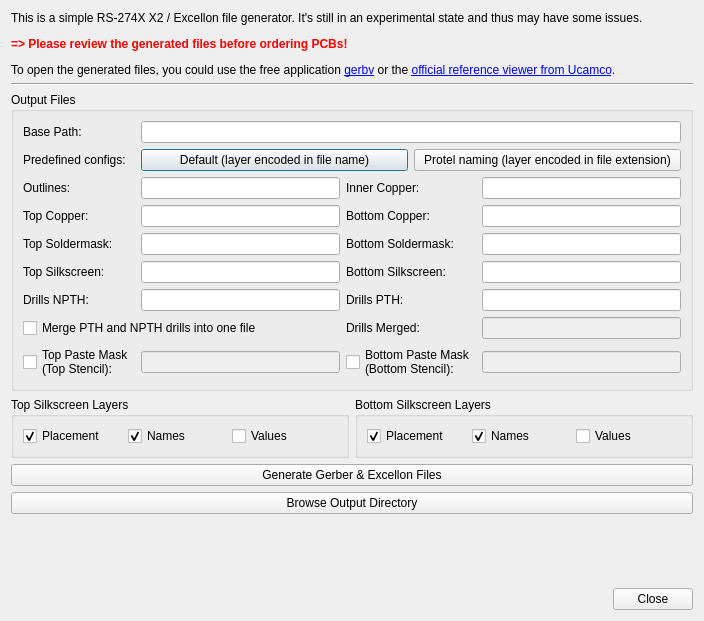
<?xml version="1.0" encoding="UTF-8"?>
<ui version="4.0">
 <class>librepcb::project::editor::FabricationOutputDialog</class>
 <widget class="QDialog" name="librepcb::project::editor::FabricationOutputDialog">
  <property name="windowModality">
   <enum>Qt::WindowModal</enum>
  </property>
  <property name="geometry">
   <rect>
    <x>0</x>
    <y>0</y>
    <width>704</width>
    <height>621</height>
   </rect>
  </property>
  <property name="windowTitle">
   <string>Fabrication Output Generator</string>
  </property>
  <layout class="QVBoxLayout" name="verticalLayout">
   <item>
    <widget class="QLabel" name="label_2">
     <property name="styleSheet">
      <string notr="true">QLabel {
	background-color: rgb(255, 255, 127);
	color: rgb(170, 0, 0);
};</string>
     </property>
     <property name="text">
      <string>&lt;html&gt;&lt;head/&gt;&lt;body&gt;&lt;p&gt;This is a simple RS-274X X2 / Excellon file generator. It's still in an experimental state and thus may have some issues.&lt;/p&gt;&lt;p&gt;&lt;span style=&quot; font-weight:600; color:#ff0000;&quot;&gt;=&amp;gt; Please review the generated files before ordering PCBs!&lt;/span&gt;&lt;/p&gt;&lt;p&gt;To open the generated files, you could use the free application &lt;a href=&quot;http://gerbv.geda-project.org/&quot;&gt;&lt;span style=&quot; text-decoration: underline; color:#0000ff;&quot;&gt;gerbv&lt;/span&gt;&lt;/a&gt; or the &lt;a href=&quot;https://gerber.ucamco.com/&quot;&gt;&lt;span style=&quot; text-decoration: underline; color:#0000ff;&quot;&gt;official reference viewer from Ucamco&lt;/span&gt;&lt;/a&gt;.&lt;/p&gt;&lt;/body&gt;&lt;/html&gt;</string>
     </property>
     <property name="wordWrap">
      <bool>true</bool>
     </property>
     <property name="margin">
      <number>3</number>
     </property>
     <property name="openExternalLinks">
      <bool>true</bool>
     </property>
    </widget>
   </item>
   <item>
    <widget class="Line" name="line">
     <property name="orientation">
      <enum>Qt::Horizontal</enum>
     </property>
    </widget>
   </item>
   <item>
    <widget class="QGroupBox" name="groupBox_3">
     <property name="title">
      <string>Output Files</string>
     </property>
     <layout class="QGridLayout" name="gridLayout">
      <item row="4" column="1">
       <widget class="QLineEdit" name="edtSuffixSoldermaskTop">
        <property name="maxLength">
         <number>255</number>
        </property>
       </widget>
      </item>
      <item row="6" column="0">
       <widget class="QLabel" name="label_12">
        <property name="text">
         <string>Drills NPTH:</string>
        </property>
       </widget>
      </item>
      <item row="5" column="1">
       <widget class="QLineEdit" name="edtSuffixSilkscreenTop">
        <property name="maxLength">
         <number>255</number>
        </property>
       </widget>
      </item>
      <item row="3" column="0">
       <widget class="QLabel" name="label_6">
        <property name="text">
         <string>Top Copper:</string>
        </property>
       </widget>
      </item>
      <item row="8" column="1">
       <widget class="QLineEdit" name="edtSuffixSolderPasteTop">
        <property name="enabled">
         <bool>false</bool>
        </property>
        <property name="maxLength">
         <number>255</number>
        </property>
       </widget>
      </item>
      <item row="8" column="3">
       <widget class="QLineEdit" name="edtSuffixSolderPasteBot">
        <property name="enabled">
         <bool>false</bool>
        </property>
        <property name="maxLength">
         <number>255</number>
        </property>
       </widget>
      </item>
      <item row="7" column="3">
       <widget class="QLineEdit" name="edtSuffixDrills">
        <property name="enabled">
         <bool>false</bool>
        </property>
        <property name="maxLength">
         <number>255</number>
        </property>
       </widget>
      </item>
      <item row="7" column="0" colspan="2">
       <widget class="QCheckBox" name="cbxDrillsMerge">
        <property name="text">
         <string>Merge PTH and NPTH drills into one file</string>
        </property>
       </widget>
      </item>
      <item row="2" column="0">
       <widget class="QLabel" name="label_8">
        <property name="text">
         <string>Outlines:</string>
        </property>
       </widget>
      </item>
      <item row="5" column="3">
       <widget class="QLineEdit" name="edtSuffixSilkscreenBot">
        <property name="maxLength">
         <number>255</number>
        </property>
       </widget>
      </item>
      <item row="5" column="0">
       <widget class="QLabel" name="label_4">
        <property name="text">
         <string>Top Silkscreen:</string>
        </property>
       </widget>
      </item>
      <item row="7" column="2">
       <widget class="QLabel" name="label">
        <property name="text">
         <string>Drills Merged:</string>
        </property>
       </widget>
      </item>
      <item row="4" column="2">
       <widget class="QLabel" name="label_11">
        <property name="text">
         <string>Bottom Soldermask:</string>
        </property>
       </widget>
      </item>
      <item row="0" column="1" colspan="3">
       <widget class="QLineEdit" name="edtBasePath">
        <property name="maxLength">
         <number>255</number>
        </property>
       </widget>
      </item>
      <item row="4" column="0">
       <widget class="QLabel" name="label_10">
        <property name="text">
         <string>Top Soldermask:</string>
        </property>
       </widget>
      </item>
      <item row="4" column="3">
       <widget class="QLineEdit" name="edtSuffixSoldermaskBot">
        <property name="maxLength">
         <number>255</number>
        </property>
       </widget>
      </item>
      <item row="6" column="3">
       <widget class="QLineEdit" name="edtSuffixDrillsPth">
        <property name="maxLength">
         <number>255</number>
        </property>
       </widget>
      </item>
      <item row="3" column="2">
       <widget class="QLabel" name="label_7">
        <property name="text">
         <string>Bottom Copper:</string>
        </property>
       </widget>
      </item>
      <item row="6" column="2">
       <widget class="QLabel" name="label_13">
        <property name="text">
         <string>Drills PTH:</string>
        </property>
       </widget>
      </item>
      <item row="0" column="0">
       <widget class="QLabel" name="label_3">
        <property name="text">
         <string>Base Path:</string>
        </property>
       </widget>
      </item>
      <item row="8" column="2">
       <widget class="QCheckBox" name="cbxSolderPasteBot">
        <property name="text">
         <string>Bottom Paste Mask
(Bottom Stencil):</string>
        </property>
       </widget>
      </item>
      <item row="2" column="3">
       <widget class="QLineEdit" name="edtSuffixCopperInner">
        <property name="maxLength">
         <number>255</number>
        </property>
       </widget>
      </item>
      <item row="2" column="1">
       <widget class="QLineEdit" name="edtSuffixOutlines">
        <property name="maxLength">
         <number>255</number>
        </property>
       </widget>
      </item>
      <item row="1" column="0">
       <widget class="QLabel" name="label_14">
        <property name="text">
         <string>Predefined configs:</string>
        </property>
       </widget>
      </item>
      <item row="6" column="1">
       <widget class="QLineEdit" name="edtSuffixDrillsNpth">
        <property name="maxLength">
         <number>255</number>
        </property>
       </widget>
      </item>
      <item row="3" column="1">
       <widget class="QLineEdit" name="edtSuffixCopperTop">
        <property name="maxLength">
         <number>255</number>
        </property>
       </widget>
      </item>
      <item row="1" column="1" colspan="3">
       <layout class="QHBoxLayout" name="horizontalLayout">
        <item>
         <widget class="QPushButton" name="btnDefaultSuffixes">
          <property name="text">
           <string>Default (layer encoded in file name)</string>
          </property>
         </widget>
        </item>
        <item>
         <widget class="QPushButton" name="btnProtelSuffixes">
          <property name="text">
           <string>Protel naming (layer encoded in file extension)</string>
          </property>
         </widget>
        </item>
       </layout>
      </item>
      <item row="8" column="0">
       <widget class="QCheckBox" name="cbxSolderPasteTop">
        <property name="text">
         <string>Top Paste Mask
(Top Stencil):</string>
        </property>
       </widget>
      </item>
      <item row="3" column="3">
       <widget class="QLineEdit" name="edtSuffixCopperBot">
        <property name="maxLength">
         <number>255</number>
        </property>
       </widget>
      </item>
      <item row="5" column="2">
       <widget class="QLabel" name="label_5">
        <property name="text">
         <string>Bottom Silkscreen:</string>
        </property>
       </widget>
      </item>
      <item row="2" column="2">
       <widget class="QLabel" name="label_9">
        <property name="text">
         <string>Inner Copper:</string>
        </property>
       </widget>
      </item>
     </layout>
    </widget>
   </item>
   <item>
    <layout class="QHBoxLayout" name="horizontalLayout_2">
     <item>
      <widget class="QGroupBox" name="groupBox">
       <property name="title">
        <string>Top Silkscreen Layers</string>
       </property>
       <layout class="QHBoxLayout" name="horizontalLayout_3">
        <property name="spacing">
         <number>0</number>
        </property>
        <item>
         <widget class="QCheckBox" name="cbxSilkTopPlacement">
          <property name="text">
           <string>Placement</string>
          </property>
          <property name="checked">
           <bool>true</bool>
          </property>
         </widget>
        </item>
        <item>
         <widget class="QCheckBox" name="cbxSilkTopNames">
          <property name="text">
           <string>Names</string>
          </property>
          <property name="checked">
           <bool>true</bool>
          </property>
         </widget>
        </item>
        <item>
         <widget class="QCheckBox" name="cbxSilkTopValues">
          <property name="text">
           <string>Values</string>
          </property>
         </widget>
        </item>
       </layout>
      </widget>
     </item>
     <item>
      <widget class="QGroupBox" name="groupBox_2">
       <property name="title">
        <string>Bottom Silkscreen Layers</string>
       </property>
       <layout class="QHBoxLayout" name="horizontalLayout_4">
        <property name="spacing">
         <number>0</number>
        </property>
        <item>
         <widget class="QCheckBox" name="cbxSilkBotPlacement">
          <property name="text">
           <string>Placement</string>
          </property>
          <property name="checked">
           <bool>true</bool>
          </property>
         </widget>
        </item>
        <item>
         <widget class="QCheckBox" name="cbxSilkBotNames">
          <property name="text">
           <string>Names</string>
          </property>
          <property name="checked">
           <bool>true</bool>
          </property>
         </widget>
        </item>
        <item>
         <widget class="QCheckBox" name="cbxSilkBotValues">
          <property name="text">
           <string>Values</string>
          </property>
         </widget>
        </item>
       </layout>
      </widget>
     </item>
    </layout>
   </item>
   <item>
    <widget class="QPushButton" name="btnGenerate">
     <property name="text">
      <string>Generate Gerber &amp;&amp; Excellon Files</string>
     </property>
    </widget>
   </item>
   <item>
    <widget class="QPushButton" name="btnBrowseOutputDir">
     <property name="text">
      <string>Browse Output Directory</string>
     </property>
    </widget>
   </item>
   <item>
    <spacer name="verticalSpacer">
     <property name="orientation">
      <enum>Qt::Vertical</enum>
     </property>
     <property name="sizeHint" stdset="0">
      <size>
       <width>20</width>
       <height>0</height>
      </size>
     </property>
    </spacer>
   </item>
   <item>
    <widget class="QDialogButtonBox" name="buttonBox">
     <property name="orientation">
      <enum>Qt::Horizontal</enum>
     </property>
     <property name="standardButtons">
      <set>QDialogButtonBox::Close</set>
     </property>
    </widget>
   </item>
  </layout>
 </widget>
 <resources/>
 <connections>
  <connection>
   <sender>buttonBox</sender>
   <signal>accepted()</signal>
   <receiver>librepcb::project::editor::FabricationOutputDialog</receiver>
   <slot>accept()</slot>
   <hints>
    <hint type="sourcelabel">
     <x>248</x>
     <y>254</y>
    </hint>
    <hint type="destinationlabel">
     <x>157</x>
     <y>274</y>
    </hint>
   </hints>
  </connection>
  <connection>
   <sender>buttonBox</sender>
   <signal>rejected()</signal>
   <receiver>librepcb::project::editor::FabricationOutputDialog</receiver>
   <slot>reject()</slot>
   <hints>
    <hint type="sourcelabel">
     <x>316</x>
     <y>260</y>
    </hint>
    <hint type="destinationlabel">
     <x>286</x>
     <y>274</y>
    </hint>
   </hints>
  </connection>
 </connections>
</ui>
